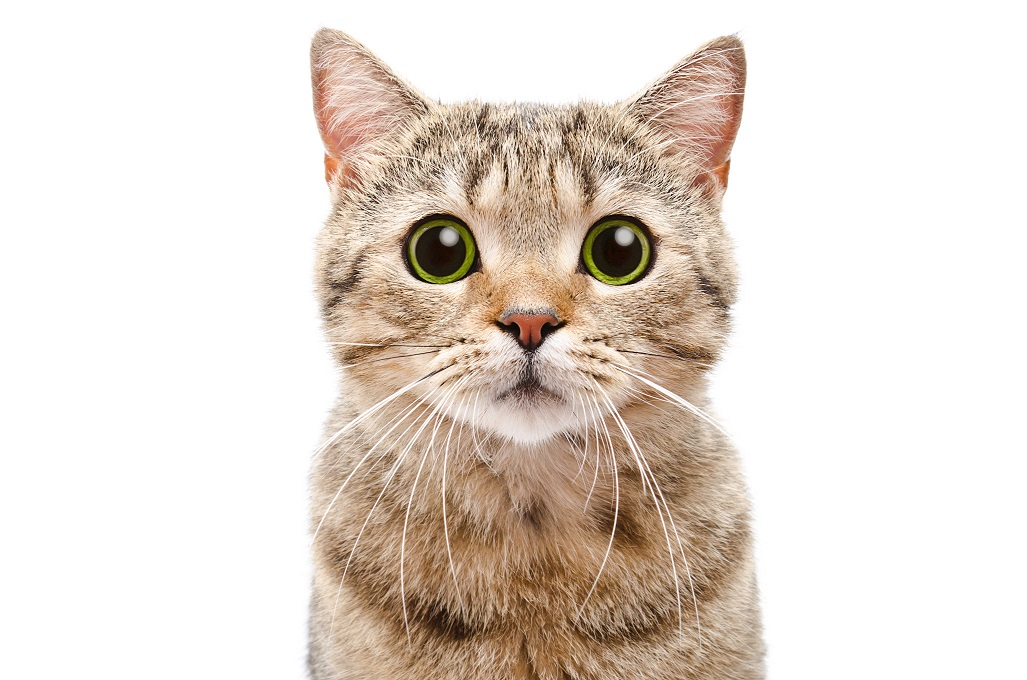
#> input picture OpenCV/cat.jpg, 1027 x 680 px
$ python histogram.py
#> lines starting #> are read from the running program, lines starting #| are printed output that depends on the picture
import cv2 as cv
import matplotlib.pyplot as plt
import numpy as np

img = cv.imread('cat.jpg')
#> img is the input picture: shape (680, 1027, 3); mean B, G, R 210.4, 218.9, 228.7
cv.imshow('img',img)

# gray = cv.cvtColor(img,cv.COLOR_BGR2GRAY)
# cv.imshow('gray',gray)

blank = np.zeros((img.shape[:2]),dtype = 'uint8')

rectangle = cv.rectangle(blank.copy(),(img.shape[1]//2 -200,img.shape[0]//2 -200),(img.shape[1]//2 + 200,img.shape[0]//2+200),255,-1)
circle = cv.circle(blank.copy(),(img.shape[1]//2,img.shape[0]//2),250,255,-1)


# [16 lines of commented-out code are left out]

bgr_mask = cv.bitwise_and(img,img,mask= circle)
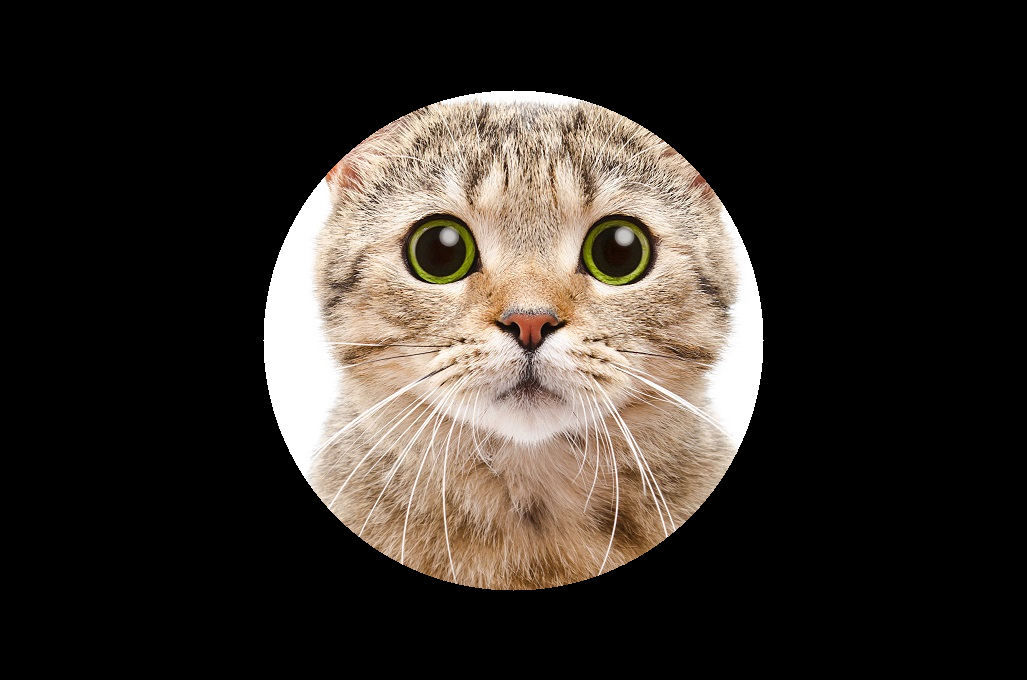
#> bgr_mask: shape (680, 1027, 3); mean B, G, R 41.9, 47.6, 54
cv.imshow('masked', bgr_mask)

colors = ('b','g','r')
plt.figure()
for i,col in enumerate(colors):
    rgb_hist = cv.calcHist([img],[i],circle,[256],[0,256])
    plt.title('RGB Histogram')
    plt.xlabel('bin')
    plt.ylabel('number of pixels')
    plt.plot(rgb_hist, color = col)
plt.show()
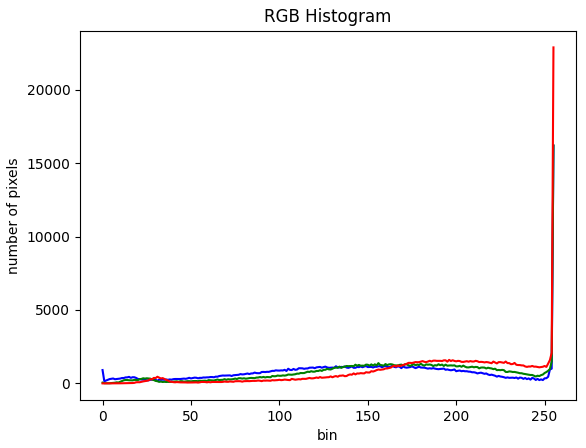
#> figure drawn by matplotlib, 1 panel; curve peaks at x = 255, y = 16187; curve peaks at x = 255, y = 16213; curve peaks at x = 255, y = 22887


cv.waitKey(0)

$ run again, with OpenCV/peoples3.jpg copied over OpenCV/cat.jpg
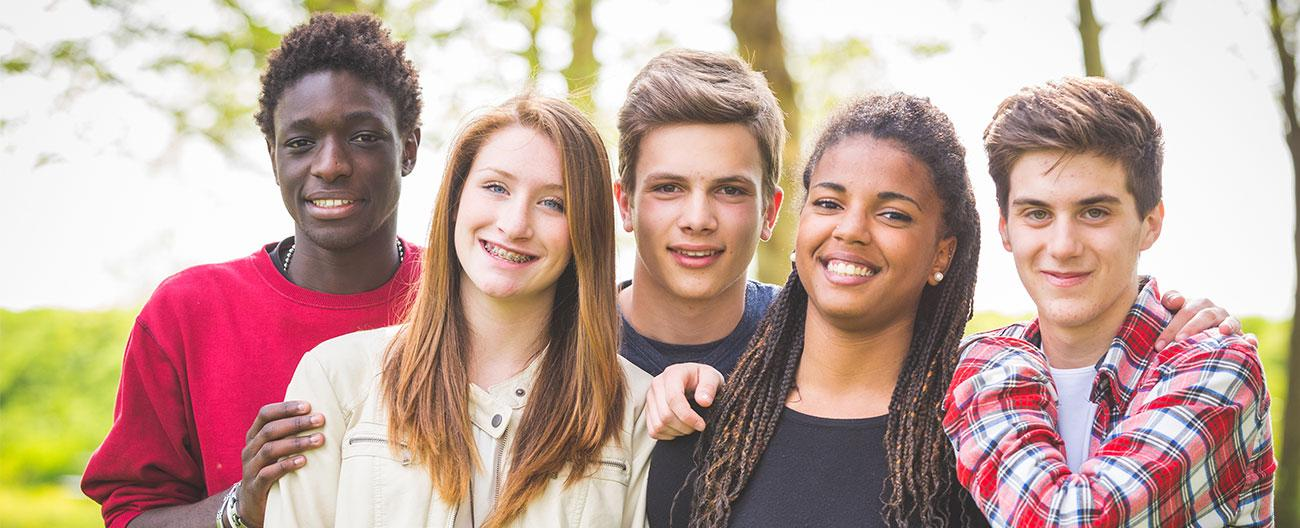
#> input picture OpenCV/peoples3.jpg, 1300 x 528 px
#> img is the input picture: shape (528, 1300, 3); mean B, G, R 152.1, 162.8, 191.2
#> `bgr_mask = cv.bitwise_and(img,img,mask= circle)`:
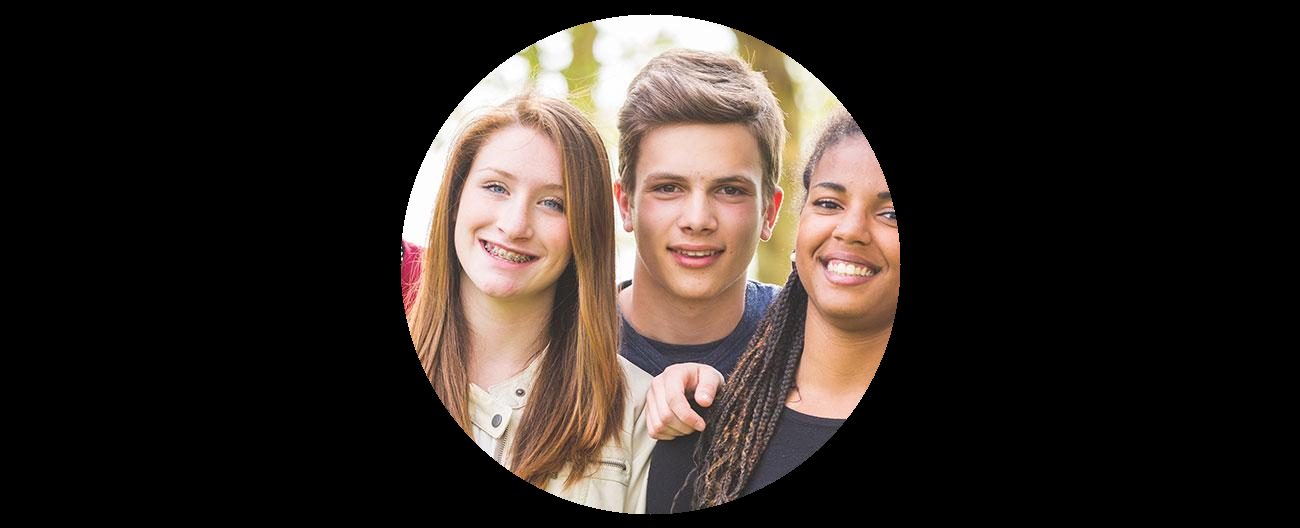
#> bgr_mask: shape (528, 1300, 3); mean B, G, R 37.5, 42.6, 51.2
#> `plt.show()`:
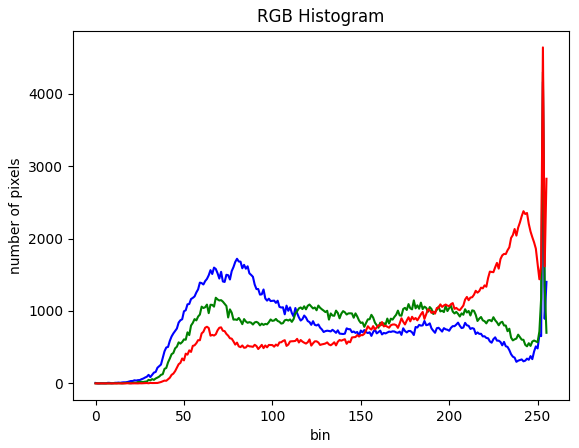
#> figure drawn by matplotlib, 1 panel; curve peaks at x = 253, y = 4163; curve peaks at x = 253, y = 4299; curve peaks at x = 253, y = 4640
